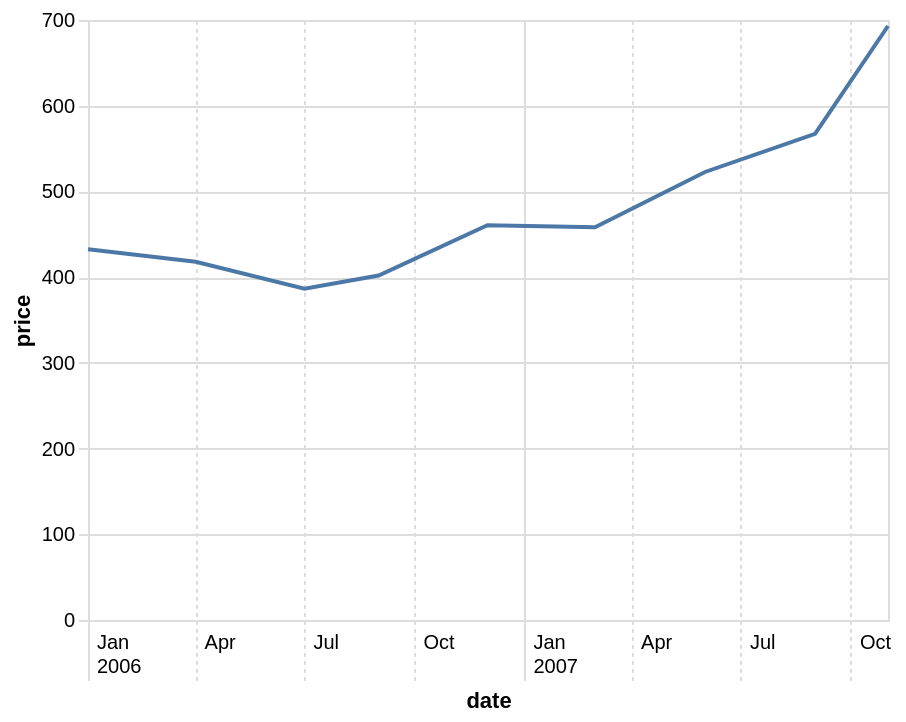

Here is the Vega-Lite specification saved for this chart:
### Vega-Lite specification from a JSON file in a GitHub repository (floating-point values rounded to 4 significant figures; data arrays with more than 128 entries replaced by an {"elided": "..."} marker saying what was removed)
{"$schema": "https://vega.github.io/schema/vega-lite/v6.json", "data": {"values": {"elided": "200 records"}}, "transform": [{"filter": "datum.symbol==='GOOG'"}, {"filter": {"field": "date", "timeUnit": "year", "range": [2006, 2007]}}], "width": 400, "mark": "line", "encoding": {"x": {"field": "date", "type": "temporal", "axis": {"tickCount": 8, "labelAlign": "left", "labelExpr": "[timeFormat(datum.value, '%b'), timeFormat(datum.value, '%m') == '01' ? timeFormat(datum.value, '%Y') : '']", "labelOffset": 4, "labelPadding": -24, "tickSize": 30, "gridDash": {"condition": {"test": {"field": "value", "timeUnit": "month", "equal": 1}, "value": []}, "value": [2, 2]}, "tickDash": {"condition": {"test": {"field": "value", "timeUnit": "month", "equal": 1}, "value": []}, "value": [2, 2]}}}, "y": {"field": "price", "type": "quantitative"}}, "config": {"axis": {"domainColor": "#ddd", "tickColor": "#ddd"}}}
